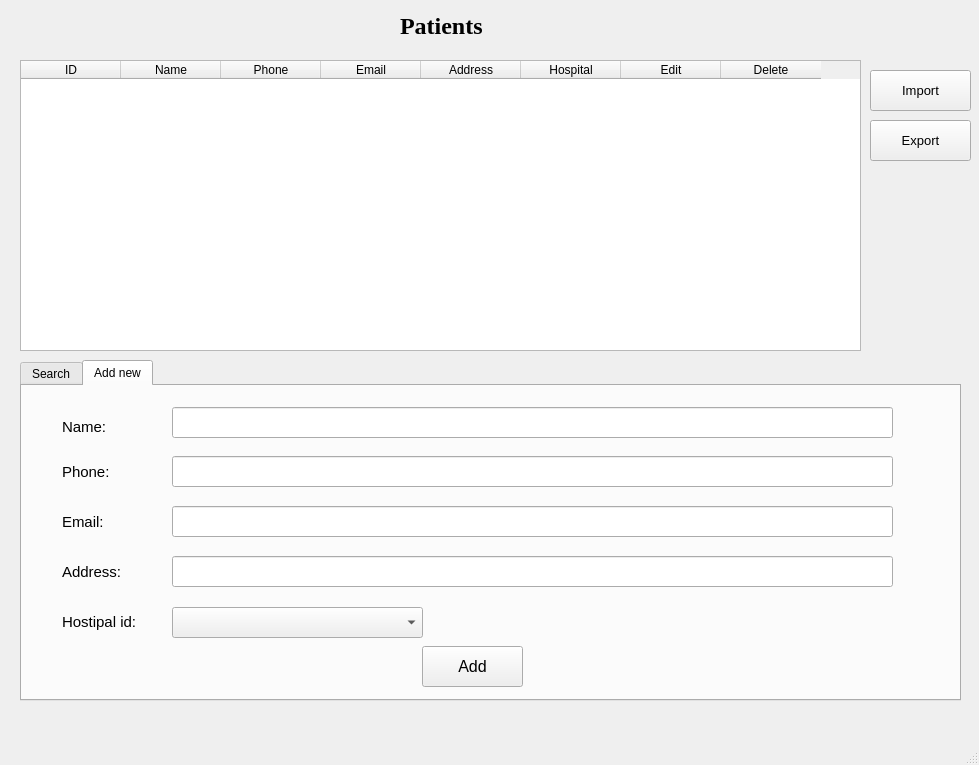
<?xml version="1.0" encoding="UTF-8"?>
<ui version="4.0">
 <class>patient_manage</class>
 <widget class="QMainWindow" name="patient_manage">
  <property name="geometry">
   <rect>
    <x>0</x>
    <y>0</y>
    <width>979</width>
    <height>765</height>
   </rect>
  </property>
  <property name="windowTitle">
   <string>Patients Manage</string>
  </property>
  <widget class="QWidget" name="centralwidget">
   <widget class="QLabel" name="label_14">
    <property name="geometry">
     <rect>
      <x>400</x>
      <y>0</y>
      <width>121</width>
      <height>51</height>
     </rect>
    </property>
    <property name="font">
     <font>
      <family>Times New Roman</family>
      <pointsize>18</pointsize>
      <weight>75</weight>
      <bold>true</bold>
     </font>
    </property>
    <property name="text">
     <string>Patients</string>
    </property>
   </widget>
   <widget class="QTableWidget" name="table_patients">
    <property name="geometry">
     <rect>
      <x>20</x>
      <y>60</y>
      <width>841</width>
      <height>291</height>
     </rect>
    </property>
    <column>
     <property name="text">
      <string>ID</string>
     </property>
    </column>
    <column>
     <property name="text">
      <string>Name</string>
     </property>
    </column>
    <column>
     <property name="text">
      <string>Phone</string>
     </property>
    </column>
    <column>
     <property name="text">
      <string>Email</string>
     </property>
    </column>
    <column>
     <property name="text">
      <string>Address</string>
     </property>
    </column>
    <column>
     <property name="text">
      <string>Hospital</string>
     </property>
    </column>
    <column>
     <property name="text">
      <string>Edit</string>
     </property>
    </column>
    <column>
     <property name="text">
      <string>Delete</string>
     </property>
    </column>
   </widget>
   <widget class="QPushButton" name="btn_import_patient">
    <property name="geometry">
     <rect>
      <x>870</x>
      <y>70</y>
      <width>101</width>
      <height>41</height>
     </rect>
    </property>
    <property name="font">
     <font>
      <pointsize>10</pointsize>
     </font>
    </property>
    <property name="text">
     <string>Import</string>
    </property>
   </widget>
   <widget class="QPushButton" name="btn_export_patient">
    <property name="geometry">
     <rect>
      <x>870</x>
      <y>120</y>
      <width>101</width>
      <height>41</height>
     </rect>
    </property>
    <property name="font">
     <font>
      <pointsize>10</pointsize>
     </font>
    </property>
    <property name="text">
     <string>Export</string>
    </property>
   </widget>
   <widget class="QTabWidget" name="tabWidget">
    <property name="geometry">
     <rect>
      <x>20</x>
      <y>360</y>
      <width>941</width>
      <height>341</height>
     </rect>
    </property>
    <property name="currentIndex">
     <number>1</number>
    </property>
    <widget class="QWidget" name="tab">
     <attribute name="title">
      <string>Search</string>
     </attribute>
     <widget class="QGroupBox" name="groupBox">
      <property name="geometry">
       <rect>
        <x>20</x>
        <y>20</y>
        <width>861</width>
        <height>171</height>
       </rect>
      </property>
      <property name="font">
       <font>
        <pointsize>10</pointsize>
       </font>
      </property>
      <property name="title">
       <string>Search Patient</string>
      </property>
      <widget class="QLineEdit" name="txt_patient">
       <property name="geometry">
        <rect>
         <x>130</x>
         <y>31</y>
         <width>691</width>
         <height>31</height>
        </rect>
       </property>
      </widget>
      <widget class="QLabel" name="label">
       <property name="geometry">
        <rect>
         <x>20</x>
         <y>40</y>
         <width>55</width>
         <height>16</height>
        </rect>
       </property>
       <property name="font">
        <font>
         <pointsize>12</pointsize>
        </font>
       </property>
       <property name="text">
        <string>Name:</string>
       </property>
      </widget>
      <widget class="QPushButton" name="search_patient">
       <property name="geometry">
        <rect>
         <x>370</x>
         <y>90</y>
         <width>121</width>
         <height>41</height>
        </rect>
       </property>
       <property name="font">
        <font>
         <pointsize>11</pointsize>
        </font>
       </property>
       <property name="text">
        <string>Search Patient</string>
       </property>
      </widget>
     </widget>
    </widget>
    <widget class="QWidget" name="tab_2">
     <attribute name="title">
      <string>Add new</string>
     </attribute>
     <widget class="QLabel" name="label_2">
      <property name="geometry">
       <rect>
        <x>40</x>
        <y>30</y>
        <width>61</width>
        <height>21</height>
       </rect>
      </property>
      <property name="font">
       <font>
        <pointsize>11</pointsize>
       </font>
      </property>
      <property name="text">
       <string>Name:</string>
      </property>
     </widget>
     <widget class="QLabel" name="label_3">
      <property name="geometry">
       <rect>
        <x>40</x>
        <y>70</y>
        <width>61</width>
        <height>31</height>
       </rect>
      </property>
      <property name="font">
       <font>
        <pointsize>11</pointsize>
       </font>
      </property>
      <property name="text">
       <string>Phone:</string>
      </property>
     </widget>
     <widget class="QLabel" name="label_4">
      <property name="geometry">
       <rect>
        <x>40</x>
        <y>120</y>
        <width>61</width>
        <height>31</height>
       </rect>
      </property>
      <property name="font">
       <font>
        <pointsize>11</pointsize>
       </font>
      </property>
      <property name="text">
       <string>Email:</string>
      </property>
     </widget>
     <widget class="QLabel" name="label_5">
      <property name="geometry">
       <rect>
        <x>40</x>
        <y>170</y>
        <width>81</width>
        <height>31</height>
       </rect>
      </property>
      <property name="font">
       <font>
        <pointsize>11</pointsize>
       </font>
      </property>
      <property name="text">
       <string>Address:</string>
      </property>
     </widget>
     <widget class="QLabel" name="label_6">
      <property name="geometry">
       <rect>
        <x>40</x>
        <y>220</y>
        <width>101</width>
        <height>31</height>
       </rect>
      </property>
      <property name="font">
       <font>
        <pointsize>11</pointsize>
       </font>
      </property>
      <property name="text">
       <string>Hostipal id:</string>
      </property>
     </widget>
     <widget class="QLineEdit" name="txt_name_patient">
      <property name="geometry">
       <rect>
        <x>150</x>
        <y>21</y>
        <width>721</width>
        <height>31</height>
       </rect>
      </property>
     </widget>
     <widget class="QLineEdit" name="txt_phone_patient">
      <property name="geometry">
       <rect>
        <x>150</x>
        <y>70</y>
        <width>721</width>
        <height>31</height>
       </rect>
      </property>
     </widget>
     <widget class="QLineEdit" name="txt_emai_patient">
      <property name="geometry">
       <rect>
        <x>150</x>
        <y>120</y>
        <width>721</width>
        <height>31</height>
       </rect>
      </property>
     </widget>
     <widget class="QLineEdit" name="txt_address_patient">
      <property name="geometry">
       <rect>
        <x>150</x>
        <y>170</y>
        <width>721</width>
        <height>31</height>
       </rect>
      </property>
     </widget>
     <widget class="QPushButton" name="btn_add_patient">
      <property name="geometry">
       <rect>
        <x>400</x>
        <y>260</y>
        <width>101</width>
        <height>41</height>
       </rect>
      </property>
      <property name="font">
       <font>
        <pointsize>12</pointsize>
       </font>
      </property>
      <property name="text">
       <string>Add</string>
      </property>
     </widget>
     <widget class="QComboBox" name="comboBox">
      <property name="geometry">
       <rect>
        <x>150</x>
        <y>221</y>
        <width>251</width>
        <height>31</height>
       </rect>
      </property>
     </widget>
    </widget>
   </widget>
  </widget>
  <widget class="QMenuBar" name="menubar">
   <property name="geometry">
    <rect>
     <x>0</x>
     <y>0</y>
     <width>979</width>
     <height>25</height>
    </rect>
   </property>
  </widget>
  <widget class="QStatusBar" name="statusbar"/>
 </widget>
 <resources/>
 <connections/>
</ui>
